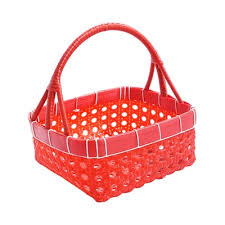
//> input picture Deteksi Objek Merah/build/keranjang_merah.jpg, 225 x 225 px
$ ./main   (built with g++ and OpenCV 4)
//> lines starting //> are read from the running program, lines starting //| are printed output that depends on the picture; after the words box and inside, x2 and y2 are one past the last pixel; in counts of white or black regions, pixels touching at a corner belong together
#include <iostream>
#include <opencv2/opencv.hpp>
using namespace cv;
using namespace std;
int main()
{
    Mat src = imread("keranjang_merah.jpg");
//> src is the input picture: 225 rows x 225 cols, CV_8UC3; mean B, G, R 198.5, 200.2, 247.3
    Mat hsv, mask1, mask2, mask_final, result;
    cvtColor(src, hsv, COLOR_BGR2HSV);
//> hsv: 225 rows x 225 cols, CV_8UC3; mean H, S, V 26.2, 55.4, 247.6
    // Rentang Merah 1 (0-10 derajat)
    inRange(hsv, Scalar(0, 100, 100),
            Scalar(10, 255, 255), mask1);
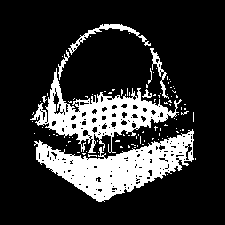
//> mask1: 225 rows x 225 cols, CV_8UC1; 19.5% white; 98 white regions (91 under 20 px), largest, box (x1, y1, x2, y2) and area: (34, 129, 194, 202) 4945, (30, 68, 182, 153) 3894, (68, 24, 151, 55) 390
    // Rentang Merah 2 (170-180 derajat)
    inRange(hsv, Scalar(170, 100, 100),
            Scalar(180, 255, 255), mask2);
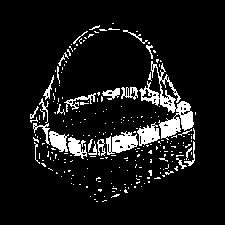
//> mask2: 225 rows x 225 cols, CV_8UC1; 8.9% white; 243 white regions (217 under 20 px), largest, box (x1, y1, x2, y2) and area: (139, 61, 194, 140) 1224, (106, 131, 138, 155) 445, (137, 122, 160, 146) 313
    bitwise_or(mask1, mask2, mask_final);
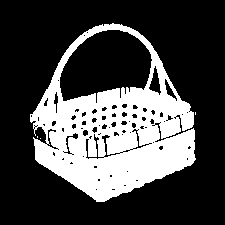
//> mask_final: 225 rows x 225 cols, CV_8UC1; 28.4% white; 4 white regions (3 under 20 px), largest, box (x1, y1, x2, y2) and area: (30, 23, 196, 202) 14384
    result = Mat::zeros(src.size(), src.type());
    src.copyTo(result, mask_final);
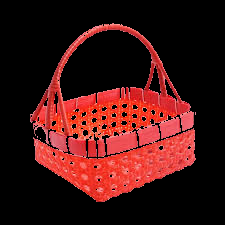
//> result: 225 rows x 225 cols, CV_8UC3; mean B, G, R 19, 20.6, 65.7
    imshow("Original", src);
    imshow("Mask (Binary)", mask_final);
    imshow("Hasil Deteksi", result);
    waitKey(0);
    return 0;
}
